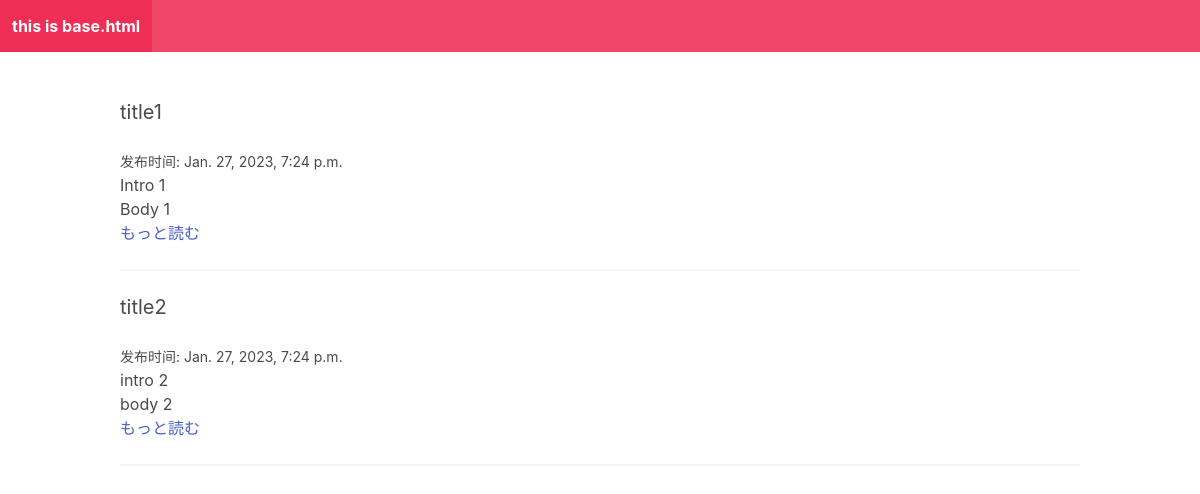
The page / on the database its author committed.
### myApp/models.py (models this page shows)
class Post(models.Model):#数据库的数据取出后按照这个格式保存
    title = models.CharField(max_length=255)
    slug = models.SlugField()
    intro = models.TextField()
    body = models.TextField()
    data_added = models.DateTimeField(auto_now_add=True)

### myApp/views.py (the view)
# urls.py: path("", frontpage),  # 根目录 调用view.py 的frontpage函数 #clent call server 1
def frontpage(request):  # clent call server 2
    posts = Post.objects.all()  # 取得Post所有数据 保存成POST格式
    return render(request, "htmls/frontpage.html", {"posts": posts})  # 追加第三参数

### myApp/templates/htmls/frontpage.html
{% extends "htmls/base.html" %}
{% block content %}
{% for post in posts %}
<div class="post block">
    <h2 class="subtitle">{{post.title}}</h2>
    <small>发布时间: {{post.data_added}}</small>
    <p>{{post.intro}}</p>
    <p>{{post.body}}</p>
    <a href="{% url 'post_detail' post.slug %}">もっと読む</a>
    <hr />
</div>
{% endfor %}
{% endblock %}

### rows shown on the page
Post: title "title1", data_added "Jan. 27, 2023, 7:24 p.m.", intro "Intro 1", body "Body 1"
Post: title "title2", data_added "Jan. 27, 2023, 7:24 p.m.", intro "intro 2", body "body 2"
